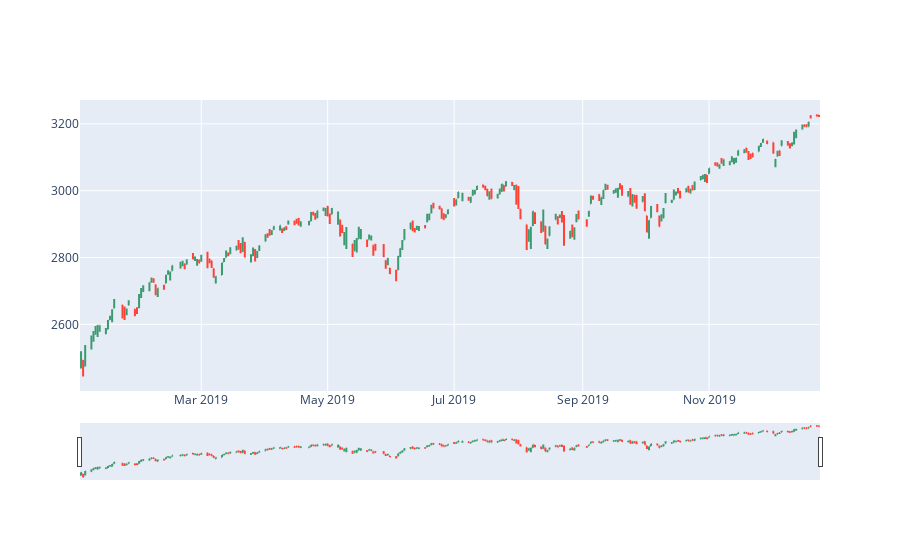

Notebook source saved alongside this figure:
### Code cell
# OHLC chart of 2019
trace = go.Ohlc(x=SP['2019'].index,
                open=SP['2019'].Open,
                high=SP['2019'].High,
                low=SP['2019'].Low,
                close=SP['2019'].Close)
data = [trace]
iplot(data, filename='simple_ohlc')

### Figure 1 — Plotly figure (JSON) as saved in the notebook; plotly's stock layout.template omitted (floating-point values rounded to 4 significant figures; data arrays with more than 128 entries replaced by an {"elided": "..."} marker saying what was removed)
{"data": [{"close": {"elided": "248 float values"}, "high": {"elided": "248 float values"}, "low": {"elided": "248 float values"}, "open": {"elided": "248 float values"}, "type": "ohlc", "x": {"elided": "248 str values"}}], "layout": {}}
